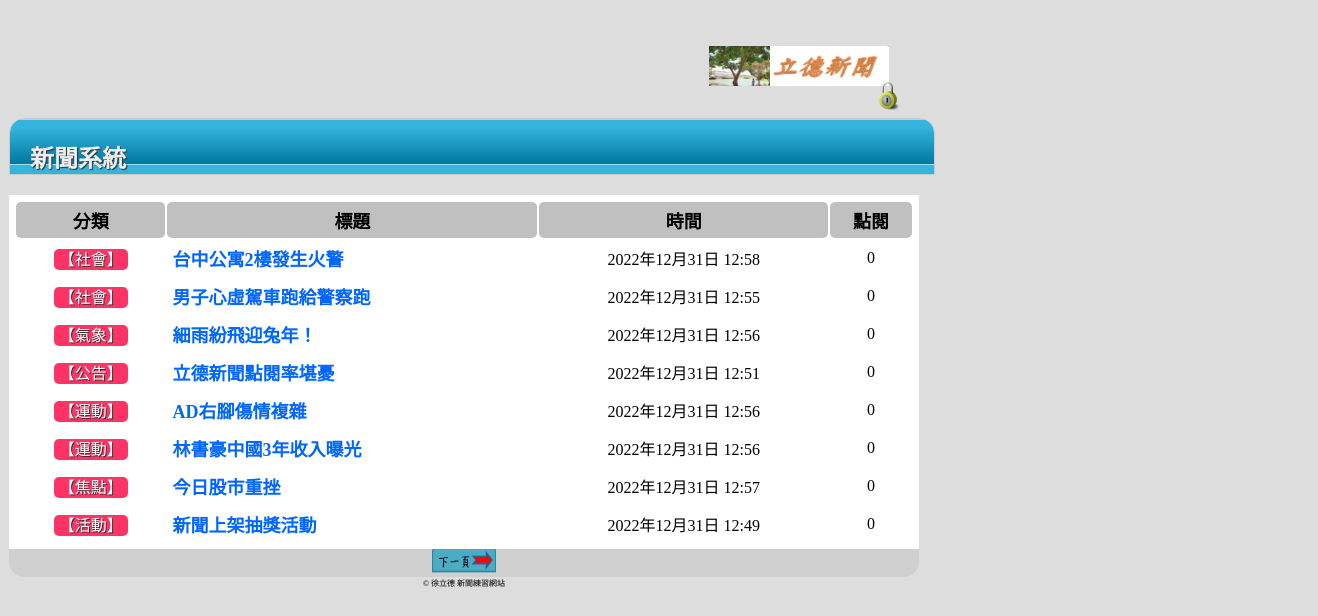
Before: /news/ with the older database file.
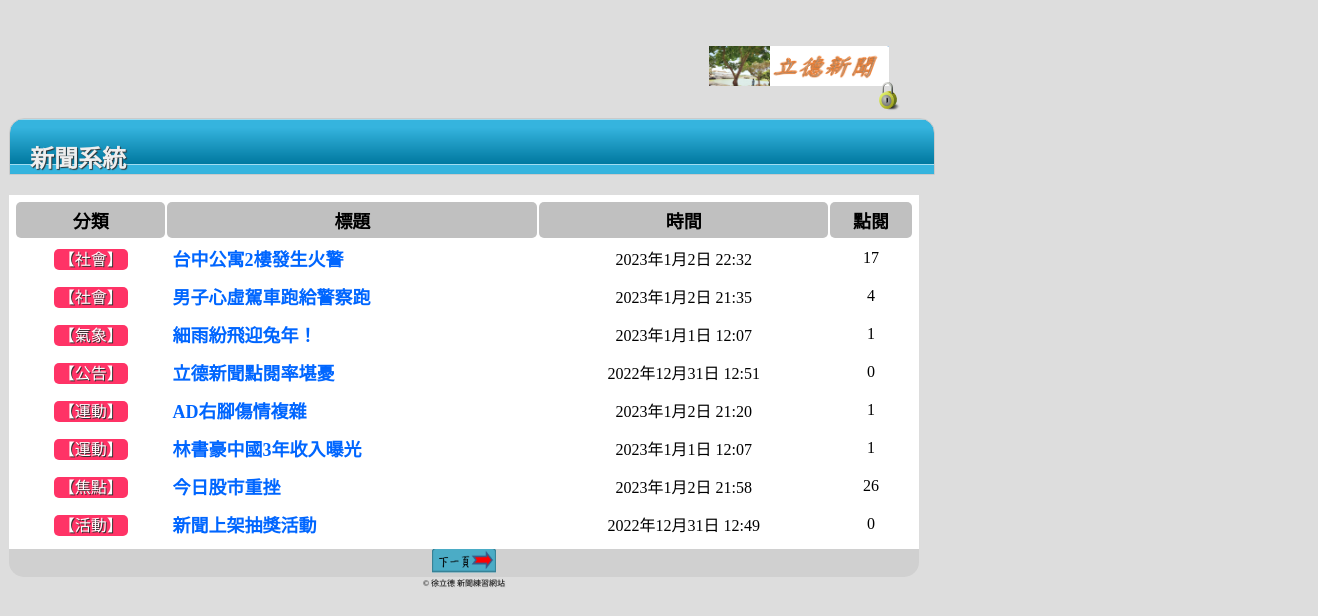
After: the same page with the newer database file.
### myapp/models.py (models this page shows, shortened)
class NewsData(models.Model):
    catego = models.CharField(max_length=10, null=False)
    nickname = models.CharField(max_length=20, null=False)
    title = models.CharField(max_length=50, null=False)
    message = models.TextField(null=False)
    pubtime = models.DateTimeField(auto_now=True)
    enabled = models.BooleanField(default=False)
    press = models.IntegerField(default=0)

### myapp/views.py (the view)
# urls.py: path("news/", views.news),
def news(request,pageindex=None):
    global page
    pagesize = 8
    newsall = models.NewsData.objects.all().order_by('-id')
    datasize = len(newsall)
    total_page =math.ceil(datasize/pagesize)
    if pageindex==None:
        page = 1
        news_units =models.NewsData.objects.all().order_by('-id')[:pagesize]
    else :
        page = int(pageindex)
        startpage = pagesize * (page-1)
        news_units = models.NewsData.objects.all().order_by('-id')[startpage:startpage+8]
    currentpage = page
    return render(request, "news.html", locals())

### templates/news.html (shortened to what this page needs)
<!DOCTYPE html>
<html>
<head>
	{% load static %}
	<link href="{% static "css/news_style.css" %}" rel="stylesheet" type="text/css" />
</head>
<body>
  	<div id="warp">
		<div id="header" align="right">
			<span class="logo">
				<img src="{% static "images/hsu.png" %}" width="180" height="40" alt="dreamweaver.com.tw" />
			</span>
			<span class="toplogin">
				<a href="/login/" title="登入管理介面">
				<img src="{% static "images/Lock.png" %}" alt="登入管理介面" width="32" height="32" /></a>
			</span>
		</div>
		<div class="headings">
		  <h2>新聞系統</h2>
		</div>
    	<div class="contentbox">
			<table width="100%" >
				<tr>
		  			<th align="center">分類</th>
		  			<th align="center">標題</th>
		  			<th align="center">時間</th>
		  			<th align="center">點閱</th>
				</tr>
		{% for unit in news_units %}
				<tr class="alt">
					<td align="center"><span class="typeblock">【{{ unit.catego }}】</span></td>
					<td><a href="/detail/{{unit.id}}/">{{ unit.title }}</a></td>
					<td align="center">{{ unit.pubtime }}</td>
					<td align="center">{{ unit.press }}</td>
				</tr>
		{% empty %}
				<div class="status warning">
					<p><img src="{% static "images/icon_warning.png" %}" alt="Warning" /><span>注意</span> 目前新聞資料庫中沒有任何資料！</p>
				</div>
		{% endfor %}
			</table>
			<div class="top_function" align="center" >
		{% if currentpage < total_page %}
				<a href="/news/2/" title="下一頁">
				<img src="{% static "images/next.png" %}" alt="下一頁" width="64" height="24" /></a>
		{% endif %}
			</div>
			<div id="footer">&copy; 徐立德 新聞練習網站 </div>
		</div>
	</div>
</body>
</html>

Changed rows visible on the page:
changed NewsData "台中公寓2樓發生火警": pubtime "2022年12月31日 12:58" → "2023年1月2日 22:32"; press "0" → "17"
changed NewsData "男子心虛駕車跑給警察跑": pubtime "2022年12月31日 12:55" → "2023年1月2日 21:35"; press "0" → "4"
changed NewsData "細雨紛飛迎兔年！": pubtime "2022年12月31日 12:56" → "2023年1月1日 12:07"; press "0" → "1"
changed NewsData "AD右腳傷情複雜": pubtime "2022年12月31日 12:56" → "2023年1月2日 21:20"; press "0" → "1"
changed NewsData "林書豪中國3年收入曝光": pubtime "2022年12月31日 12:56" → "2023年1月1日 12:07"; press "0" → "1"
changed NewsData "今日股市重挫": pubtime "2022年12月31日 12:57" → "2023年1月2日 21:58"; press "0" → "26"
